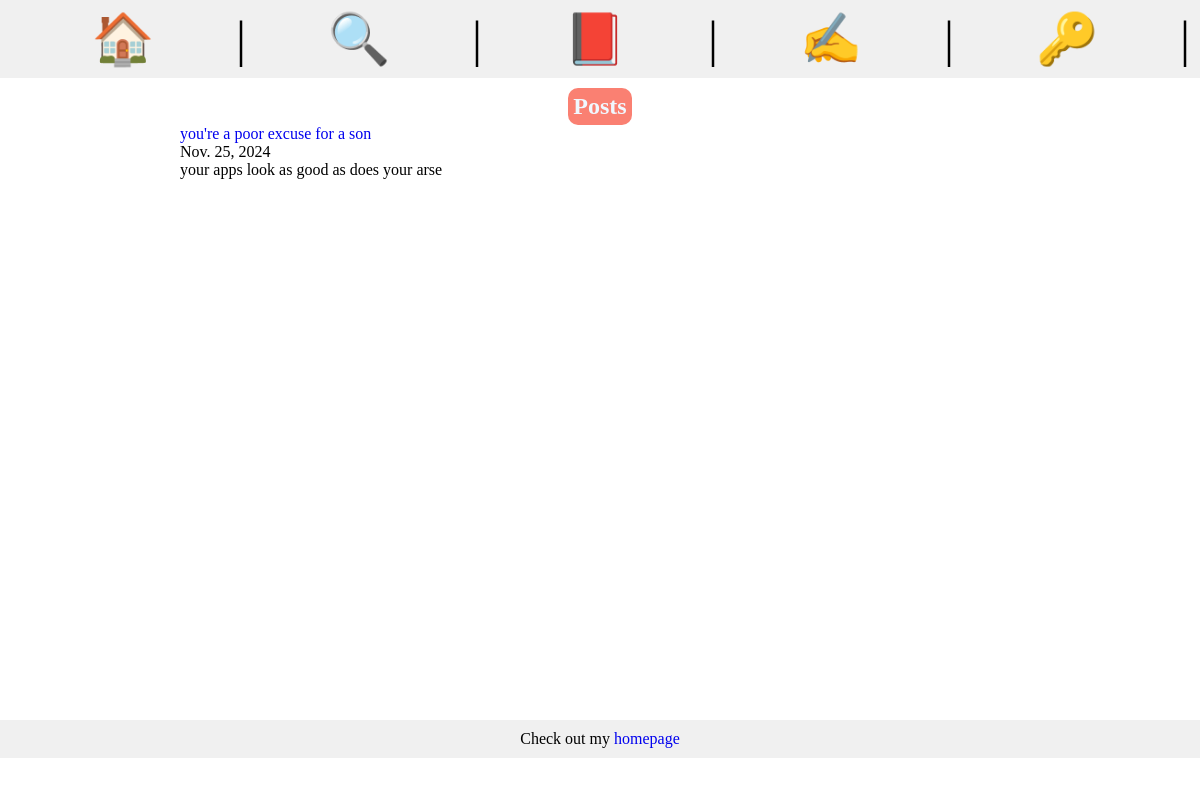
The app's page /posts/youre-a-poor-excuse-for-a-son with its own data.
### posts/models.py (models this page shows, shortened)
class Post(models.Model):
    title = models.CharField(max_length=75)
    body=models.TextField()
    slug= models.SlugField(unique=True)
    date=models.DateField( auto_now_add=True)
    author = models.ForeignKey(User, on_delete=models.CASCADE, default=None)

### posts/views.py (the view)
# urls.py: path('<slug:slug>', views.post_page,name="page"),
def post_page(request,slug):
    post = Post.objects.get(slug=slug)
    return render(request, 'posts/post_page.html',{'post':post})

### posts/templates/posts/post_page.html (shortened to what this page needs)
{% extends 'index.html' %}
{% block content %}
<section>
<h1>Posts</h1>
<a href="{% url 'posts:page' slug=post.slug %}">{{post.title}}</a></h2>
<p>{{post.date}}</p>
<p>{{post.body}}</p>
</section>
{% endblock %}
{% block footer %}
<p>Check out my <a href="/">homepage </a></p>
{% endblock %}

### static/css/index.css (style rules this page uses)
* { margin:0; padding:0; box-sizing: border-box; }
h1 { margin:0 auto; text-align: center; width:fit-content; background-color: salmon; color:aliceblue; padding:5px; border-radius: 10px; }
a { text-decoration: none; margin:0 auto }

### records on screen
Post: title "you're a poor excuse for a son", date "Nov. 25, 2024", body "your apps look as good as does your arse"
